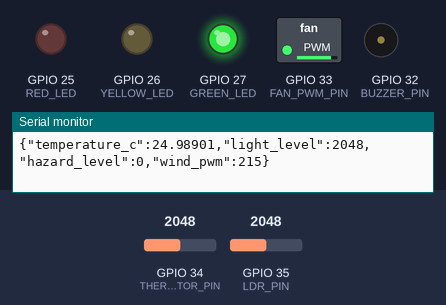
Recording of a program running on a simulated ESP32. On the bench: switched loads named in the program (green lamp = pin HIGH), output pins drawn as LEDs (lit = HIGH), buzzer (waves = sounding, pin HIGH), the last lines printed to the serial monitor. The inputs (shaded band) are chosen by the test bench; at power-on: GPIO 34 (THERMISTOR_PIN) = 2048, GPIO 35 (LDR_PIN) = 2048. WiFi joins after 1.5 s; servers stay silent unless stated; random numbers use the default seed unless the program sets one; no MQTT or app messages arrive unless stated.

Above: at 4.8 s.
4.9 s: GPIO 34 (THERMISTOR_PIN) set to 1155
At 10.0 s:
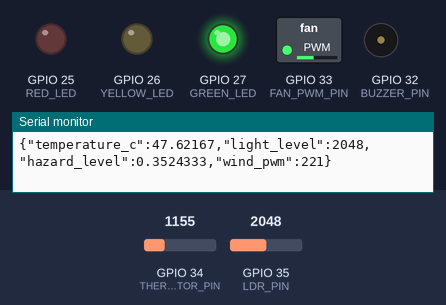
10.5 s: GPIO 34 (THERMISTOR_PIN) set to 1046
At 12.3 s:
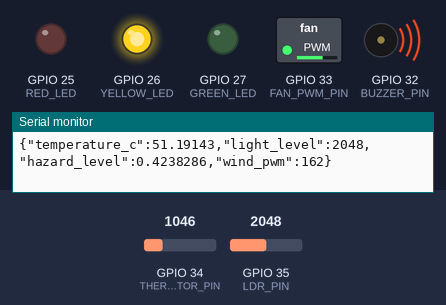
16.5 s: GPIO 34 (THERMISTOR_PIN) set to 491
At 19.4 s:
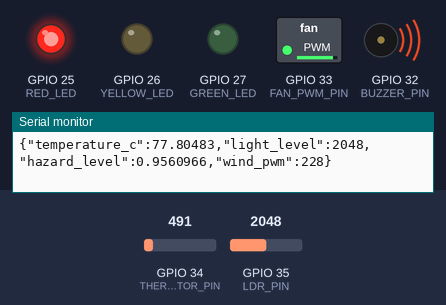
Timing chart, 0 to 73.5 s (numbered marks = the images above; inputs shaded):
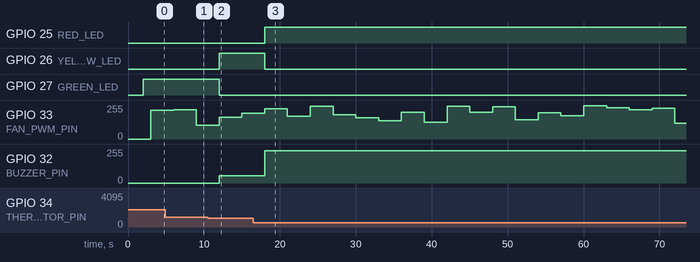

The program:

main.cpp
```cpp
#include <Arduino.h>
#include <WiFi.h>
#include <PubSubClient.h>
#include <ArduinoJson.h>

// Import your modular files
#include "sensors.h"
#include "actuators.h"

const char* ssid = "YOUR_WIFI_SSID";
const char* password = "YOUR_WIFI_PASSWORD";
const char* mqtt_server = "YOUR_MQTT_BROKER_IP";
const int mqtt_port = 1883;

WiFiClient espClient;
PubSubClient client(espClient);
unsigned long lastMsg = 0;
unsigned long lastWifiRetry = 0;
unsigned long lastMqttRetry = 0;

const unsigned long WIFI_RETRY_MS = 10000;
const unsigned long MQTT_RETRY_MS = 5000;

void setup_wifi() {
  WiFi.mode(WIFI_STA);
  Serial.print("Connecting to ");
  Serial.println(ssid);
  WiFi.begin(ssid, password);
}

void ensureWifiConnected() {
  if (WiFi.status() == WL_CONNECTED) {
    return;
  }

  unsigned long now = millis();
  if (now - lastWifiRetry >= WIFI_RETRY_MS) {
    lastWifiRetry = now;
    Serial.println("WiFi disconnected, retrying...");
    WiFi.disconnect();
    WiFi.begin(ssid, password);
  }
}

void reconnectMqttNonBlocking() {
  if (client.connected() || WiFi.status() != WL_CONNECTED) {
    return;
  }

  unsigned long now = millis();
  if (now - lastMqttRetry >= MQTT_RETRY_MS) {
    lastMqttRetry = now;
    Serial.print("Attempting MQTT connection...");
    if (client.connect("ESP32_GridSimulator")) {
      Serial.println("connected");
    } else {
      Serial.print("failed, rc=");
      Serial.println(client.state());
    }
  }
}

void setup() {
  Serial.begin(115200);

  // Initialize modular hardware
  initSensors();
  initActuators();

  setup_wifi();
  client.setServer(mqtt_server, mqtt_port);
}

void loop() {
  ensureWifiConnected();
  reconnectMqttNonBlocking();

  if (client.connected()) {
    client.loop();
  }

  updateWindSimulation();

  unsigned long now = millis();
  if (now - lastMsg > 2000) {
    lastMsg = now;

    float tempC = getTemperature();
    int lightLevel = getLightLevel();
    float hazard = calculateHazardLevel(tempC);

    updateActuators(hazard);

    JsonDocument doc;
    doc["temperature_c"] = tempC;
    doc["light_level"] = lightLevel;
    doc["hazard_level"] = hazard;
    doc["wind_pwm"] = currentFanSpeed;

    char buffer[256];
    serializeJson(doc, buffer);

    Serial.println(buffer);
    if (client.connected()) {
      bool ok = client.publish("grid/telemetry", buffer);
      if (!ok) {
        Serial.println("MQTT publish failed");
      }
    }
  }
}
```

actuators.cpp
```cpp
// Logic for driving the LED GPIOs and Fan PWM

#include "actuators.h"

const int GREEN_LED = 27;
const int YELLOW_LED = 26;
const int RED_LED = 25;
const int BUZZER_PIN = 32;
const int FAN_PWM_PIN = 33;

unsigned long lastWindChange = 0;
int currentFanSpeed = 0;

void initActuators() {
  pinMode(GREEN_LED, OUTPUT);
  pinMode(YELLOW_LED, OUTPUT);
  pinMode(RED_LED, OUTPUT);
  pinMode(BUZZER_PIN, OUTPUT);
  pinMode(FAN_PWM_PIN, OUTPUT);
}

void updateWindSimulation() {
  if (millis() - lastWindChange > 3000) {
    currentFanSpeed = random(100, 256);
    analogWrite(FAN_PWM_PIN, currentFanSpeed);
    lastWindChange = millis();
  }
}

float calculateHazardLevel(float temp) {
  float hazard = (temp - 30.0) / (80.0 - 30.0);
  if (hazard < 0.0) hazard = 0.0;
  if (hazard > 1.0) hazard = 1.0;
  return hazard;
}

void updateActuators(float hazardLevel) {
  digitalWrite(GREEN_LED, LOW);
  digitalWrite(YELLOW_LED, LOW);
  digitalWrite(RED_LED, LOW);

  if (hazardLevel < 0.4) {
    digitalWrite(GREEN_LED, HIGH);
    analogWrite(BUZZER_PIN, 0);
  }
  else if (hazardLevel >= 0.4 && hazardLevel < 0.8) {
    digitalWrite(YELLOW_LED, HIGH);
    analogWrite(BUZZER_PIN, int(hazardLevel * 128));
  }
  else {
    digitalWrite(RED_LED, HIGH);
    analogWrite(BUZZER_PIN, int(hazardLevel * 255));
  }
}
```

actuators.h
```cpp
#ifndef ACTUATORS_H
#define ACTUATORS_H

#include <Arduino.h>

extern int currentFanSpeed;

void initActuators();
void updateWindSimulation();
float calculateHazardLevel(float temp);
void updateActuators(float hazardLevel);

#endif
```

sensors.cpp
```cpp
#include "sensors.h"
#include <math.h>

const int THERMISTOR_PIN = 34; // ADC1_CH6
const int LDR_PIN = 35; // ADC1_CH7 on ESP32 dev module

const float SERIES_RESISTOR = 10000.0;
const float NOMINAL_RESISTANCE = 10000.0;
const float NOMINAL_TEMPERATURE = 25.0;
const float B_COEFFICIENT = 3950.0;

void initSensors() {
  pinMode(THERMISTOR_PIN, INPUT);
  pinMode(LDR_PIN, INPUT);
}

float getTemperature() {
  int adcValue = analogRead(THERMISTOR_PIN);
  if (adcValue <= 0 || adcValue >= 4095) return 0.0;

  float resistance = SERIES_RESISTOR / ((4095.0 / adcValue) - 1.0);

  float steinhart = resistance / NOMINAL_RESISTANCE;
  steinhart = log(steinhart);
  steinhart /= B_COEFFICIENT;
  steinhart += 1.0 / (NOMINAL_TEMPERATURE + 273.15);
  steinhart = 1.0 / steinhart;
  steinhart -= 273.15;

  return steinhart;
}

int getLightLevel() {
  return analogRead(LDR_PIN);
}
```

sensors.h
```cpp
// Sensor reading functions for temperature and light level

#ifndef SENSORS_H
#define SENSORS_H

#include <Arduino.h>

void initSensors();
float getTemperature();
int getLightLevel();

#endif
```

Measured:
- the behaviour switches between 1082 and 1081 on GPIO 34 (THERMISTOR_PIN) (found by bisection; images 1 and 2)
- after the input at 10.5 s, GPIO 26 (YELLOW_LED): LOW → HIGH after 1.5 s; GPIO 27 (GREEN_LED): HIGH → LOW after 1.5 s; GPIO 32 (BUZZER_PIN): 0/255 → 54/255 after 1.5 s
- after the input at 16.5 s, GPIO 25 (RED_LED): LOW → HIGH after 1.5 s; GPIO 26 (YELLOW_LED): HIGH → LOW after 1.5 s; GPIO 32 (BUZZER_PIN): 54/255 → 243/255 after 1.5 s
